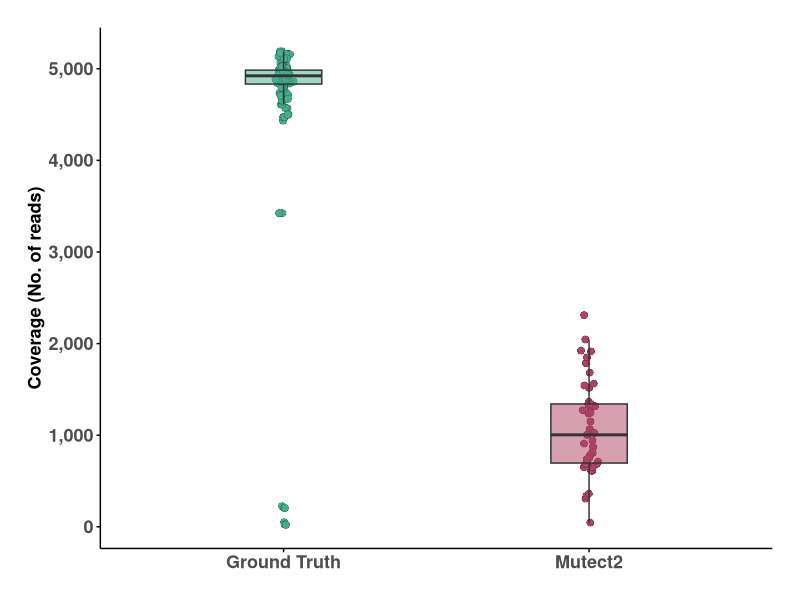
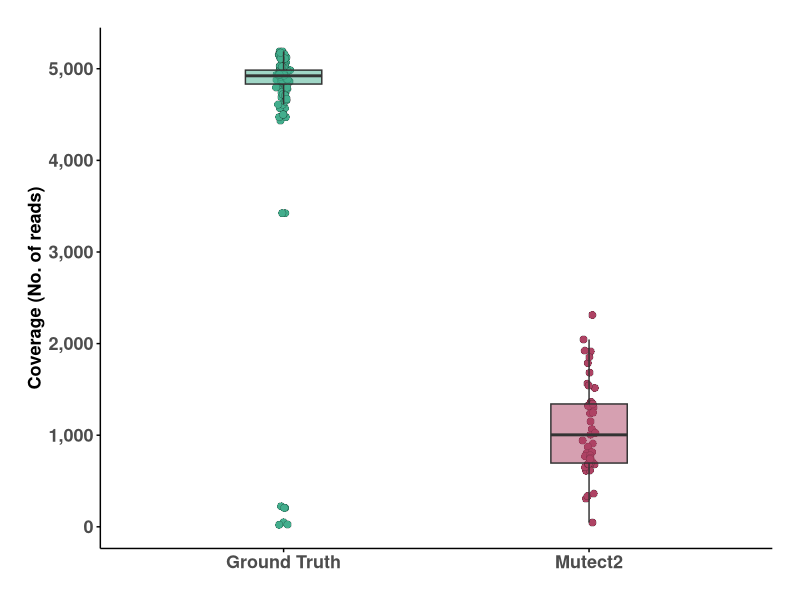
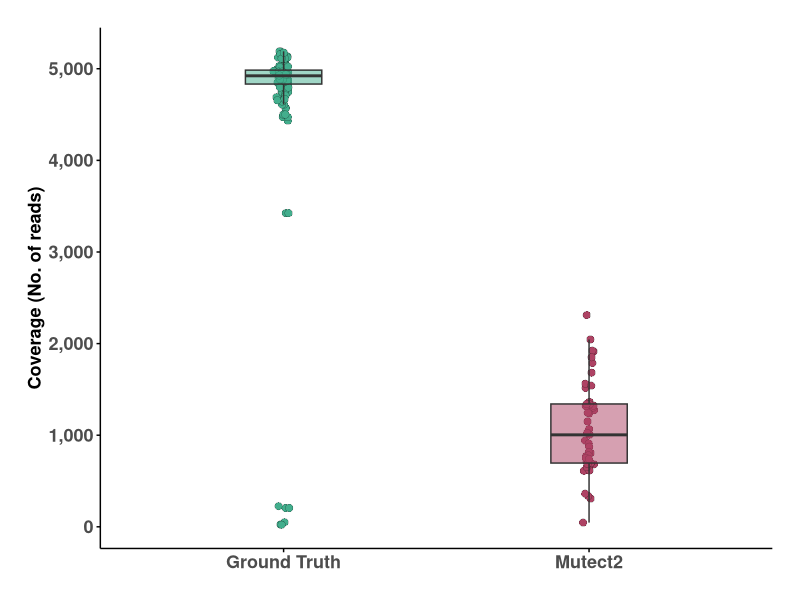
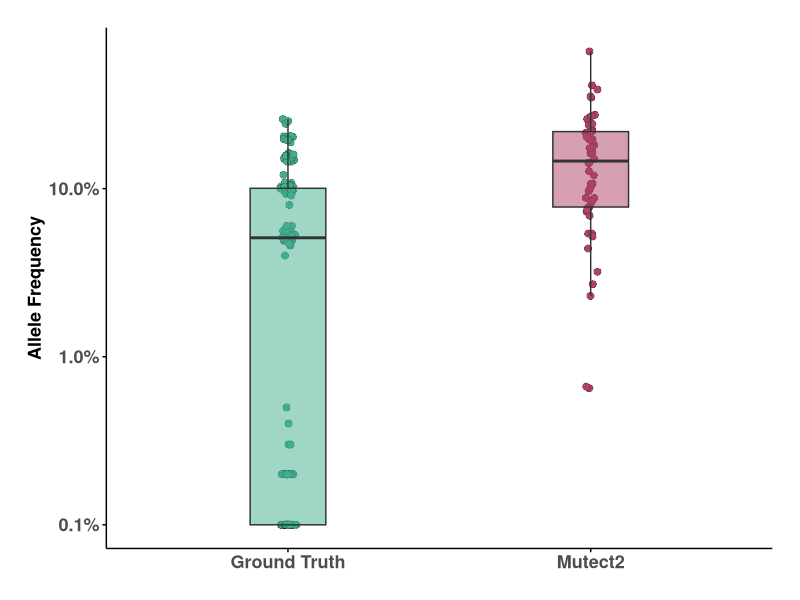
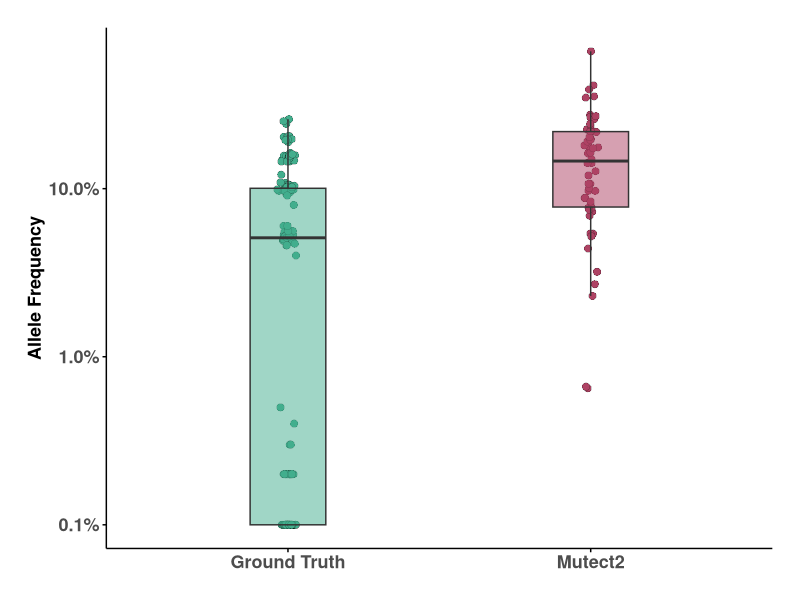
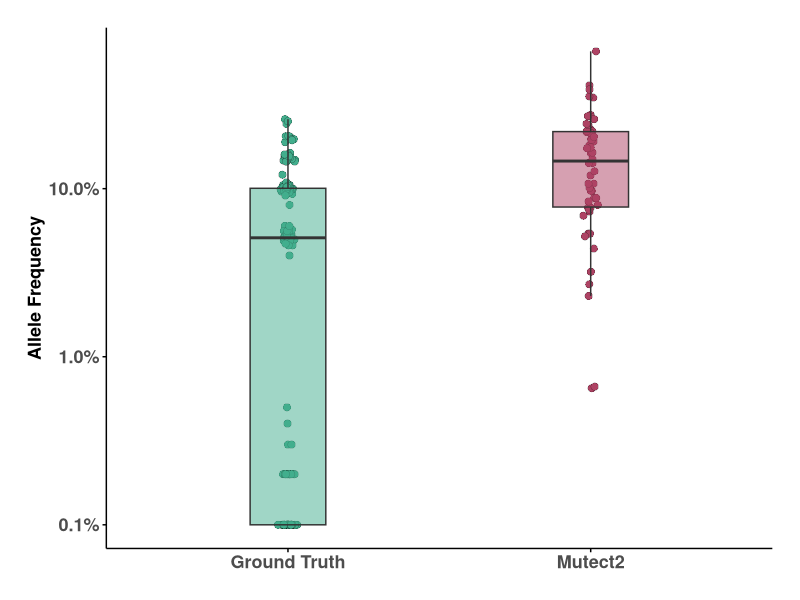

These figures' R source, in order:
#'
#'This R script produces the Allele Frequency and Coverage Barplots of the  
#' ground truth and the detected variants.
#'
#'Input: annotated tsv file
#'
#'Output: Allele Frequency and Coverage Barplots
#'
#'

# coverage plot ---------------------------------------------------------------

# rm(list = ls())
gc()

library(data.table)
library(stringr)

df = fread("Ground_truth_vs_Mutect2.clean.annotated.tsv")

df[which(df$`Mutect2 ALT` == "")]$`Mutect2 ALT` = NA


df = df[, c(
    "POS", 
    "Ground Truth DP",
    "Mutect2 DP"
), with = FALSE] |>
    unique() |>
    
    melt(id.vars = "POS", variable.factor = FALSE, value.factor = FALSE)

library(ggplot2)
library(ggforce)

gr = ggplot(data = df) +
    
    geom_point(aes(x = variable, y = value, fill = variable),
               position = position_jitternormal(sd_x = .01, sd_y = 0),
               shape = 21, stroke = .1, size = 2.5) +
    
    geom_boxplot(aes(x = variable, y = value, fill = variable),
                 width = .25, alpha = .5, outlier.shape = NA) +
    
    scale_fill_manual(
        values = c(
            "Ground Truth DP" = "#43ae8d",
            "Mutect2 DP"      = "#ae4364"
        )
    ) +
    
    scale_x_discrete(
        breaks = c("Ground Truth DP", "Mutect2 DP"),
        labels = c("Ground Truth", "Mutect2")
    ) +
    
    scale_y_continuous(labels = scales::comma) +
    
    theme_minimal() +
    
    theme(
        legend.position = "none",
        
        axis.title.x = element_blank(),
        axis.title.y = element_text(face = "bold", size = 13),
        axis.text.x = element_text(face = "bold", size = 13),
        axis.text.y = element_text(face = "bold", size = 13),
        
        axis.line = element_line(),
        axis.ticks = element_line(),
        
        panel.grid = element_blank(),
        
        plot.margin = margin(20, 20, 20, 20)
    ) +
    
    labs(
        y = "Coverage (No. of reads)"
    )


ggsave(
    plot = gr, filename = "Plots/coverage-plot.pdf", device = cairo_pdf,
    width = 8, height = 8, units = "in"
)

ggsave(
    plot = gr, filename = "Plots/coverage-plot.svg",
    width = 8, height = 8, units = "in"
)

ggsave(
    plot = gr, filename = "Plots/coverage-plot.jpeg",
    width = 8, height = 8, units = "in", dpi = 600
)    

gr3 = gr

# allele frequency plot ----------------------------------------

# rm(list = ls())
gc()

library(data.table)
library(stringr)

df = fread("Ground_truth_vs_Mutect2.clean.annotated.tsv")

df[which(df$`Mutect2 ALT` == "")]$`Mutect2 ALT` = NA


df = df[, c(
    "POS", 
    "Ground Truth AF",
    "Mutect2 AF"
), with = FALSE] |>
    unique() |>
    
    melt(id.vars = "POS", variable.factor = FALSE, value.factor = FALSE)

library(ggplot2)
library(ggforce)

gr = ggplot(data = df[which(!is.na(value) & value != 0)]) +
    
    geom_point(aes(x = variable, y = value, fill = variable),
               position = position_jitternormal(sd_x = .01, sd_y = 0),
               shape = 21, stroke = .1, size = 2.5) +
    
    geom_boxplot(aes(x = variable, y = value, fill = variable),
                 width = .25, alpha = .5, outlier.shape = NA) +
    
    scale_fill_manual(
        values = c(
            "Ground Truth AF" = "#43ae8d",
            "Mutect2 AF"      = "#ae4364"
        )
    ) +
    
    scale_x_discrete(
        breaks = c("Ground Truth AF", "Mutect2 AF"),
        labels = c("Ground Truth", "Mutect2")
    ) +
    
    scale_y_continuous(labels = scales::percent, trans = "log10") +
    
    theme_minimal() +
    
    theme(
        legend.position = "none",
        
        axis.title.x = element_blank(),
        axis.title.y = element_text(face = "bold", size = 13),
        axis.text.x = element_text(face = "bold", size = 13),
        axis.text.y = element_text(face = "bold", size = 13),
        
        axis.line = element_line(),
        axis.ticks = element_line(),
        
        panel.grid = element_blank(),
        
        plot.margin = margin(20, 20, 20, 20)
    ) +
    
    labs(
        y = "Allele Frequency"
    )


ggsave(
    plot = gr, filename = "Plots/AF-plot.pdf", device = cairo_pdf,
    width = 8, height = 8, units = "in"
)

ggsave(
    plot = gr, filename = "Plots/AF-plot.svg",
    width = 8, height = 8, units = "in"
)

ggsave(
    plot = gr, filename = "Plots/AF-plot.jpeg",
    width = 8, height = 8, units = "in", dpi = 600
)

gr4 = gr
